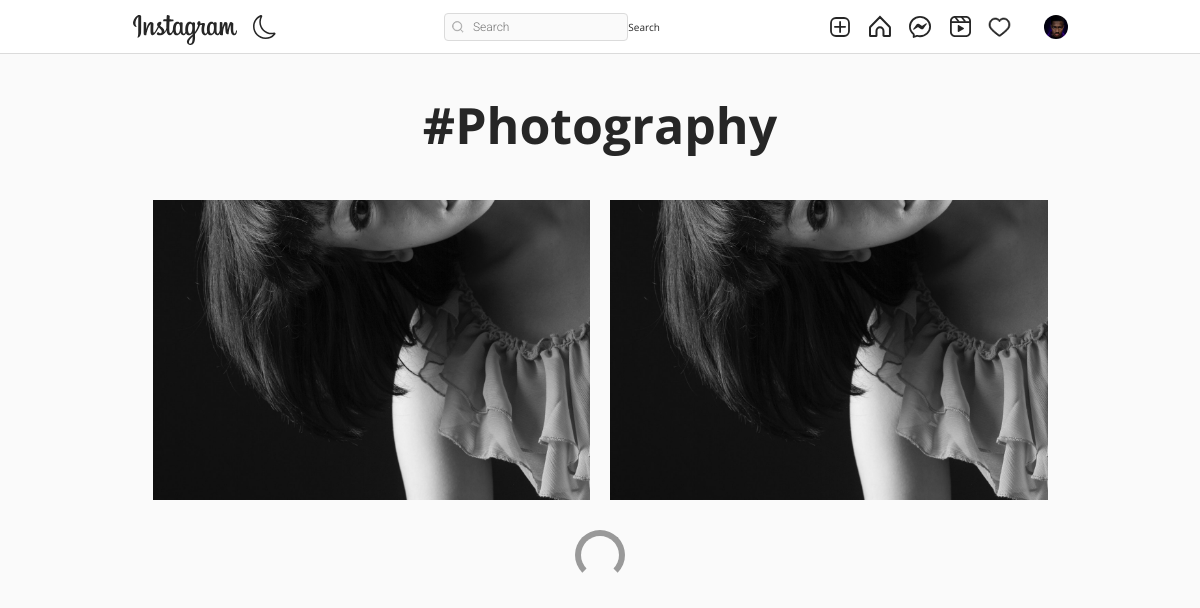
/tag/bcc05de6-b5a8-11ec-919a-ecf4bb0b97d4 (signed in), run on the app's committed database.
### authy/models.py (models this page shows, shortened)
class Profile(models.Model):
    user = models.OneToOneField(User, related_name='profile', on_delete=models.CASCADE)
    image = models.ImageField(upload_to="profile_pciture", null=True, default="default.jpg")
    first_name = models.CharField(max_length=200, null=True, blank=True)
    last_name = models.CharField(max_length=200, null=True, blank=True)
    bio = models.CharField(max_length=200, null=True, blank=True)
    location = models.CharField(max_length=200, null=True, blank=True)
    url = models.URLField(max_length=200, null=True, blank=True)
    favourite = models.ManyToManyField(Post, blank=True)

### post/models.py (models this page shows, shortened)
class Tag(models.Model):
    title = models.CharField(max_length=75, verbose_name='Tag')
    slug = models.SlugField(null=False, unique=True, default=uuid.uuid1)
    class Meta:
        verbose_name = 'Tag'
        verbose_name_plural = 'Tags'

class Post(models.Model):
    id = models.UUIDField(primary_key=True, default=uuid.uuid4, editable=False)
    picture = models.ImageField(upload_to=user_directory_path, verbose_name="Picture")
    caption = models.CharField(max_length=10000, verbose_name="Caption")
    posted = models.DateField(auto_now_add=True)
    tags = models.ManyToManyField(Tag, related_name="tags")
    user = models.ForeignKey(User, on_delete=models.CASCADE)
    likes = models.IntegerField(default=0)
    is_close = models.BooleanField(default=False, name= "is_close")
    def get_absolute_url(self):
        return reverse("post-details", args=[str(self.id)])

### post/views.py (the view)
# urls.py: path('tag/<slug:tag_slug>', Tags, name='tags'),
@login_required
def Tags(request, tag_slug):
    tag = get_object_or_404(Tag, slug=tag_slug)
    posts = Post.objects.filter(tags=tag).order_by('-posted')
    context = {
        'posts': posts,
        'tag': tag
    }
    return render(request, 'tag.html', context)

### templates/tag.html (shortened to what this page needs)
{% extends 'base.html' %}
{% load static %}
{% load crispy_forms_tags %}
{% block content %}
<!DOCTYPE html>
<html lang="en">
<head>
    <link rel="stylesheet" href="{% static 'assets3/css/reset.css' %}">
    <link rel="stylesheet" href="{% static 'assets3/css/styles.css' %}">
    <link rel="stylesheet" href="https://use.fontawesome.com/releases/v5.2.0/css/all.css">
</head>
<body>
    <header>
        <div>
         <h1 style="font-size: 50px; margin-top: 100px; text-align:center; font-weight: bold; margin-bottom: 50px;">#{{tag.title|title}}</h1>
        </div>
    </header>
    <main>
        <div class="container">
            <div class="gallery">
                {% for post in posts %}
                <a href="{{post.get_absolute_url}}"><div class="gallery-item" tabindex="0">
                    <img src="{{ post.picture.url }}" class="gallery-image" alt="" style="width: 500px; height: 300px; object-fit: cover;">
                </div></a>
                {% endfor %}
            </div>
            <div class="loader"></div>
        </div>
    </main>
{% endblock content %}

### templates/base.html (shortened to what this page needs)
{% load static %}
<!DOCTYPE html>
<html lang="en">
<head>
    <link rel="stylesheet" href="https://cdn.jsdelivr.net/npm/bootstrap-icons@1.8.1/font/bootstrap-icons.css">
    <link href="https://cdn.jsdelivr.net/npm/bootstrap@5.1.3/dist/css/bootstrap.min.css" rel="stylesheet">
    <link rel="stylesheet" type="text/css" href="{% static 'assets1/style.css' %}">
</head>
<body>
    <header class="header">
        <nav class="header__content">
            <div class="header__buttons">
                <a href="{% url 'index' %}" class="header__home">
                </a>
                <button class="header__theme-button" title="Toggle Theme">
                </button>
            </div>
            <form action="{% url 'search-users' %}" method="GET">
                <div class="header__search">
                    <input type="text" placeholder="Search" name="q" value="{{ request.GET.q }}">
                    <button class="btn btn-primary" type="submit">Search</button>
                </div>
            </form>
            <div class="header__buttons header__buttons--desktop">
                <a href="{% url 'create-new' %}">
                </a>
                <a href="{% url 'index' %}">
                </a>
                <a href="{% url 'message' %}">
                </a>
                <a href="{% url 'reel-list' %}">
                </a>
                <span>
                    <a href="{% url 'show-notification' %}">
                    </a>
                </span>
                <a href="">
                    <button class="profile-button">
                        <a href="{% url 'profile' request.user %}">
                            <div class="profile-button__picture">
                                <img src="{{request.user.profile.image.url}}" alt="User Picture">
                            </div>
                        </a>
                    </button>
                </a>
            </div>
        </nav>
    </header>
    {% block content %}
    {% endblock content %}
</body>
</html>

### static/assets1/style.css (style rules this page uses)
*, *::after, *::before { box-sizing: border-box; margin: 0; padding: 0; }
*, button, input, select, textarea { font-family: 'Roboto', sans-serif; }
:root { --primary: hsl(0, 0%, 100%); --secondary: hsl(0, 0%, 98%); --border: hsl(0, 0%, 86%); --story-border: hsl(0, 0%, 78%); --img-border: hsla(0, 0%, 0%, 0.1); --text-dark: hsl(0, 0%, 15%); --text-light: hsl(0, 0%, 60%); --like: hsl(355, 82%, 61%); --link: hsl(204, 100%, 48%); --header-height: 44px; --nav-height: 44px; }
body { min-height: 100vh; display: flex; flex-direction: column; overflow-y: auto; }
svg { display: block; }
img { max-width: 100%; }
.header { width: 100%; height: var(--header-height); background-color: var(--primary); display: flex; justify-content: center; position: fixed; top: 0; left: 0; z-index: 2; }
.header::after { content: ''; position: absolute; bottom: 0; width: 100%; height: 1px; background-color: var(--border); }
.header__content { width: 100%; max-width: 975px; padding: 0 14px; display: flex; justify-content: space-between; align-items: center; }
.header__home { margin-top: 5px; }
.header__theme-button { background-color: transparent; border: none; cursor: pointer; }
.header__theme-button-moon { display: unset; }
.header__search { width: 216px; height: 28px; display: none; align-items: center; position: relative; }
.header__search svg { width: 12px; height: 12px; position: absolute; left: 8px; }
.header__search input { width: 100%; height: 100%; background-color: var(--secondary); padding: 4px 10px 4px 28px; border: 1px solid var(--border); border-radius: 4px; outline: none; font-size: 12px; font-weight: 300; text-decoration: none; color: var(--text-light); text-overflow: ellipsis; overflow: hidden; white-space: nowrap; }
.header__buttons { display: flex; align-items: center; gap: 16px; }
.profile-button { background-color: transparent; border: none; outline: none; cursor: pointer; position: relative; }
.profile-button__picture { width: 24px; height: 24px; border-radius: 50%; overflow: hidden; position: relative; }
.profile-button__picture::after { content: ''; position: absolute; top: 0; bottom: 0; left: 0; right: 0; border: 1px solid var(--img-border); border-radius: 50%; }
@media (min-width: 768px) { :root { --header-height: 54px; --nav-height: 0px; } }
@media (min-width: 768px) { .header__content { padding: 0 20px; } }
@media (min-width: 768px) { .header__search { display: flex; } }

### static/assets3/css/styles.css (style rules this page uses)
:root { font-size: 10px; }
*, *::before, *::after { box-sizing: border-box; }
body { font-family: "Open Sans", Arial, sans-serif; min-height: 100vh; background-color: #fafafa; color: #262626; padding-bottom: 3rem; }
img { display: block; }
.container { max-width: 93.5rem; margin: 0 auto; padding: 0 2rem; }
.btn { display: inline-block; font: inherit; background: none; border: none; color: inherit; padding: 0; cursor: pointer; }
.gallery { display: flex; flex-wrap: wrap; margin: -1rem -1rem; padding-bottom: 3rem; }
.gallery-item { position: relative; flex: 1 0 22rem; margin: 1rem; color: #fff; cursor: pointer; }
.gallery-image { width: 100%; height: 100%; object-fit: cover; }
.loader { width: 5rem; height: 5rem; border: 0.6rem solid #999; border-bottom-color: transparent; border-radius: 50%; margin: 0 auto; animation: loader 500ms linear infinite; }

### data on the page
Tag: title "Photography"
Post: picture (picture)
Post: picture (picture)
